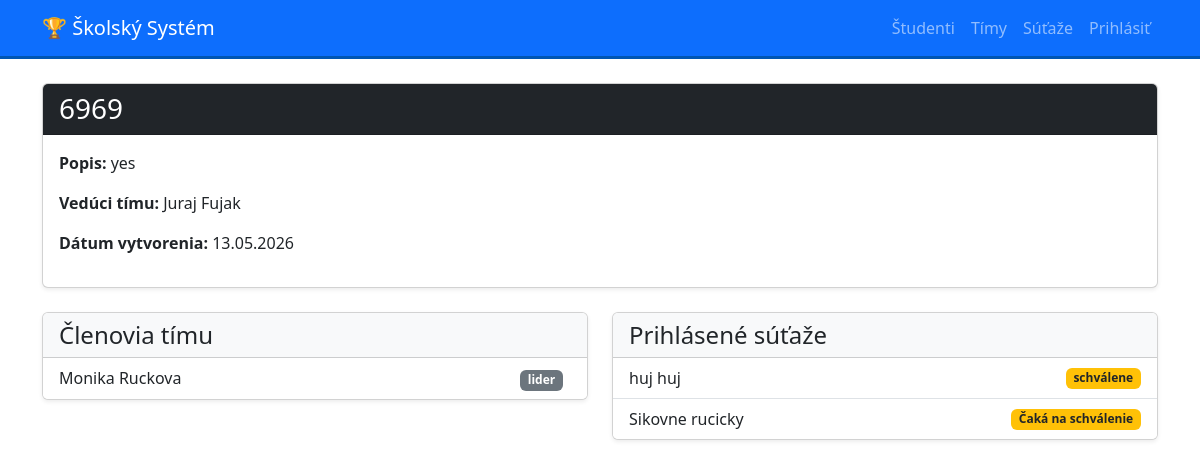
The app's page /timy/1/ with its own data.
### core/models.py (models this page shows, shortened)
class Team(models.Model):
    nazov_timu = models.CharField(max_length=100)
    popis = models.TextField(blank=True)
    veduci_timu = models.ForeignKey(Teacher, on_delete=models.SET_NULL, null=True)
    datum_vytvorenia = models.DateField(auto_now_add=True)

class Teacher(models.Model):
    meno = models.CharField(max_length=100)
    priezvisko = models.CharField(max_length=100)
    email = models.EmailField(unique=True)
    def __str__(self):
        return f"{self.meno} {self.priezvisko}"

class TeamMembership(models.Model):
    student = models.ForeignKey(Student, on_delete=models.CASCADE)
    team = models.ForeignKey(Team, on_delete=models.CASCADE)
    rola_v_time = models.CharField(max_length=100, blank=True)
    class Meta:
        unique_together = ('student', 'team')

class Student(models.Model):
    meno = models.CharField(max_length=100)
    priezvisko = models.CharField(max_length=100)
    trieda = models.CharField(max_length=10)
    email = models.EmailField(unique=True)

class CompetitionRegistration(models.Model):
    team = models.ForeignKey(Team, on_delete=models.CASCADE)
    competition = models.ForeignKey(Competition, on_delete=models.CASCADE)
    stav_registracie = models.CharField(max_length=50, default='Čaká na schválenie')
    class Meta:
        unique_together = ('team', 'competition')

class Competition(models.Model):
    nazov_sutaze = models.CharField(max_length=200)
    miesto = models.CharField(max_length=200)
    datum = models.DateField()
    typ = models.CharField(max_length=100)

### core/views.py (the view)
# urls.py: path('timy/<int:pk>/', views.team_detail, name='team_detail'),
def team_detail(request, pk):
    team = get_object_or_404(Team, pk=pk)
    all_students = Student.objects.all()
    return render(request, 'core/team_detail.html', {'team': team, 'all_students': all_students})

### core/templates/core/team_detail.html (shortened to what this page needs)
{% extends 'core/base.html' %}
{% block content %}
<div class="card shadow-sm mb-4">
    <div class="card-header bg-dark text-white">
        <h3 class="mb-0">{{ team.nazov_timu }}</h3>
    </div>
    <div class="card-body">
        <p><strong>Popis:</strong> {{ team.popis }}</p>
        <p><strong>Vedúci tímu:</strong> {{ team.veduci_timu }}</p>
        <p><strong>Dátum vytvorenia:</strong> {{ team.datum_vytvorenia|date:"d.m.Y" }}</p>
    </div>
</div>
<div class="row">
    <div class="col-md-6">
        <div class="card shadow-sm">
            <div class="card-header bg-light">
                <h4 class="mb-0">Členovia tímu</h4>
            </div>
            <ul class="list-group list-group-flush">
                {% for membership in team.teammembership_set.all %}
                    <li class="list-group-item d-flex justify-content-between align-items-center">
                        {{ membership.student.meno }} {{ membership.student.priezvisko }}
                        <div>
                            <span class="badge bg-secondary me-2">{{ membership.rola_v_time }}</span>
                        </div>
                    </li>
                {% empty %}
                    <li class="list-group-item">V tomto tíme zatiaľ nie sú žiadni študenti.</li>
                {% endfor %}
            </ul>
        </div>
    </div>
    <div class="col-md-6">
        <div class="card shadow-sm">
            <div class="card-header bg-light">
                <h4 class="mb-0">Prihlásené súťaže</h4>
            </div>
            <ul class="list-group list-group-flush">
                {% for registration in team.competitionregistration_set.all %}
                    <li class="list-group-item d-flex justify-content-between align-items-center">
                        {{ registration.competition.nazov_sutaze }}
                        <span class="badge {% if registration.stav_registracie == 'Schválená' %}bg-success{% else %}bg-warning text-dark{% endif %}">
                            {{ registration.stav_registracie }}
                        </span>
                    </li>
                {% empty %}
                    <li class="list-group-item">Tím nie je prihlásený do žiadnej súťaže.</li>
                {% endfor %}
            </ul>
        </div>
    </div>
</div>
{% endblock %}

### core/static/core/style.css (style rules this page uses)
.card { transition: transform 0.2s; }

### records on screen
Team: nazov_timu "6969", popis "yes", veduci_timu "Juraj Fujak", datum_vytvorenia "13.05.2026"
TeamMembership: student.meno "Monika", student.priezvisko "Ruckova", rola_v_time "lider"
CompetitionRegistration: competition.nazov_sutaze "huj huj", stav_registracie "schválene"
CompetitionRegistration: competition.nazov_sutaze "Sikovne rucicky", stav_registracie "Čaká na schválenie"
